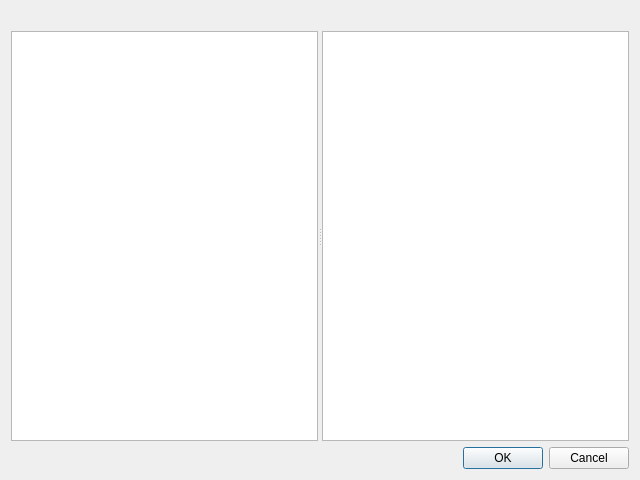
<?xml version="1.0" encoding="UTF-8"?>
<ui version="4.0">
 <class>ActionPropertyMergeDialog</class>
 <widget class="QDialog" name="ActionPropertyMergeDialog">
  <property name="geometry">
   <rect>
    <x>0</x>
    <y>0</y>
    <width>640</width>
    <height>480</height>
   </rect>
  </property>
  <property name="windowTitle">
   <string>Dialog</string>
  </property>
  <layout class="QGridLayout" name="gridLayout">
   <item row="0" column="0">
    <widget class="QLabel" name="lblName">
     <property name="sizePolicy">
      <sizepolicy hsizetype="Preferred" vsizetype="Fixed">
       <horstretch>0</horstretch>
       <verstretch>0</verstretch>
      </sizepolicy>
     </property>
     <property name="font">
      <font>
       <weight>75</weight>
       <bold>true</bold>
      </font>
     </property>
     <property name="text">
      <string/>
     </property>
    </widget>
   </item>
   <item row="1" column="0">
    <widget class="QSplitter" name="splitter">
     <property name="orientation">
      <enum>Qt::Horizontal</enum>
     </property>
     <widget class="CTableView" name="tblSrcProperties"/>
     <widget class="QTextEdit" name="edtDestProperty"/>
    </widget>
   </item>
   <item row="2" column="0">
    <widget class="QDialogButtonBox" name="buttonBox">
     <property name="orientation">
      <enum>Qt::Horizontal</enum>
     </property>
     <property name="standardButtons">
      <set>QDialogButtonBox::Cancel|QDialogButtonBox::Ok</set>
     </property>
    </widget>
   </item>
  </layout>
 </widget>
 <customwidgets>
  <customwidget>
   <class>CTableView</class>
   <extends>QTableView</extends>
   <header>library/TableView.h</header>
  </customwidget>
 </customwidgets>
 <tabstops>
  <tabstop>tblSrcProperties</tabstop>
  <tabstop>edtDestProperty</tabstop>
  <tabstop>buttonBox</tabstop>
 </tabstops>
 <resources/>
 <connections>
  <connection>
   <sender>buttonBox</sender>
   <signal>accepted()</signal>
   <receiver>ActionPropertyMergeDialog</receiver>
   <slot>accept()</slot>
   <hints>
    <hint type="sourcelabel">
     <x>248</x>
     <y>254</y>
    </hint>
    <hint type="destinationlabel">
     <x>157</x>
     <y>274</y>
    </hint>
   </hints>
  </connection>
  <connection>
   <sender>buttonBox</sender>
   <signal>rejected()</signal>
   <receiver>ActionPropertyMergeDialog</receiver>
   <slot>reject()</slot>
   <hints>
    <hint type="sourcelabel">
     <x>316</x>
     <y>260</y>
    </hint>
    <hint type="destinationlabel">
     <x>286</x>
     <y>274</y>
    </hint>
   </hints>
  </connection>
 </connections>
</ui>
